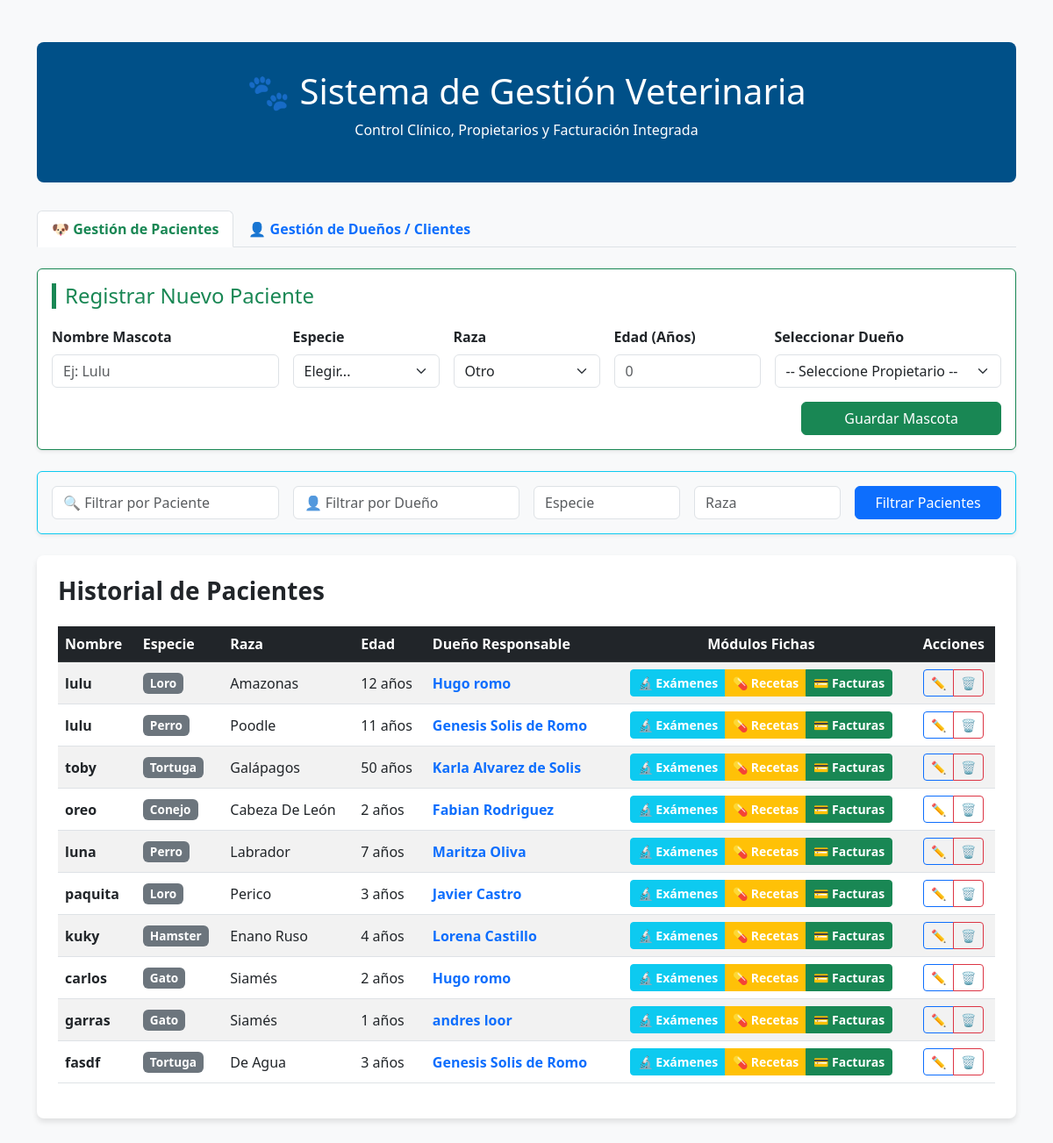
The page / on the database its author committed.
### models.py (models this page shows)
class Mascota(Base):
    __tablename__ = "mascotas"
    id = Column(Integer, primary_key=True, index=True)
    nombre = Column(String)
    especie = Column(String)
    raza = Column(String)
    edad = Column(Integer)
    dueno_id = Column(Integer, ForeignKey("duenos.id", ondelete="CASCADE"), nullable=False)
    observaciones = Column(String, default="Sin observaciones") # <-- Nuevo campo
    dueno = relationship("Dueno", back_populates="mascotas")
    examenes = relationship("Examen", back_populates="mascota", cascade="all, delete-orphan")
    recetas = relationship("Receta", back_populates="mascota", cascade="all, delete-orphan")
    facturas = relationship("Factura", back_populates="mascota", cascade="all, delete-orphan")

class Dueno(Base):
    __tablename__ = "duenos"
    id = Column(Integer, primary_key=True, index=True)
    cedula = Column(String, unique=True, index=True, nullable=False) # Única para evitar duplicados de personas
    nombre = Column(String, nullable=False)
    apellido = Column(String, nullable=False)
    direccion = Column(String, nullable=True)
    telefono = Column(String, nullable=True)
    correo = Column(String, nullable=True)
    fecha_registro = Column(DateTime, default=datetime.now)
    activo = Column(Boolean, default=True)
    mascotas = relationship("Mascota", back_populates="dueno", cascade="all, delete-orphan")
    usuario = relationship(
        "Usuario",
        primaryjoin="foreign(Dueno.cedula) == Usuario.cedula",
        back_populates="dueno",
        uselist=False
    )

### main.py (the view)
@app.get("/", response_class=HTMLResponse)
def index(
    request: Request,
    nombre: Optional[str] = None,
    nombre_dueno: Optional[str] = None,
    especie: Optional[str] = None,
    raza: Optional[str] = None,
    filtrar_cedula: Optional[str] = None,
    filtrar_apellido: Optional[str] = None,
    db: Session = Depends(get_db)
):
    query_mascotas = db.query(models.Mascota).join(models.Dueno)
    if nombre:
        query_mascotas = query_mascotas.filter(models.Mascota.nombre.ilike(f"%{nombre}%"))
    if nombre_dueno:
        query_mascotas = query_mascotas.filter(
            (models.Dueno.nombre.ilike(f"%{nombre_dueno}%")) |
            (models.Dueno.apellido.ilike(f"%{nombre_dueno}%"))
        )
    if especie:
        query_mascotas = query_mascotas.filter(models.Mascota.especie.ilike(f"%{especie}%"))
    if raza:
        query_mascotas = query_mascotas.filter(models.Mascota.raza.ilike(f"%{raza}%"))
    mascotas = query_mascotas.all()
    query_duenos = db.query(models.Dueno)
    if filtrar_cedula and filtrar_cedula.strip():
     query_duenos = query_duenos.filter(models.Dueno.cedula.ilike(f"%{filtrar_cedula.strip()}%"))
    if filtrar_apellido and filtrar_apellido.strip():
        query_duenos = query_duenos.filter(models.Dueno.apellido.ilike(f"%{filtrar_apellido.strip()}%"))
    duenos = query_duenos.all()
    return templates.TemplateResponse("index.html", {
        "request": request,
        "mascotas": mascotas,
        "duenos": duenos
    })

### templates/index.html (shortened to what this page needs)
<!DOCTYPE html>
<html lang="es">
<head>
    <link href="https://cdn.jsdelivr.net/npm/bootstrap@5.3.0/dist/css/bootstrap.min.css" rel="stylesheet">
</head>
<body>
<div class="container mt-5 mb-5">
    <div class="hero text-center">
        <h1>🐾 Sistema de Gestión Veterinaria</h1>
        <p>Control Clínico, Propietarios y Facturación Integrada</p>
    </div>
    <ul class="nav nav-tabs mb-4" id="erpTabs" role="tablist">
        <li class="nav-item" role="presentation">
            <button class="nav-link active fw-bold text-success" id="mascotas-tab" data-bs-toggle="tab" data-bs-target="#mascotas-pane" type="button" role="tab">🐶 Gestión de Pacientes</button>
        </li>
        <li class="nav-item" role="presentation">
            <button class="nav-link fw-bold text-primary" id="duenos-tab" data-bs-toggle="tab" data-bs-target="#duenos-pane" type="button" role="tab">👤 Gestión de Dueños / Clientes</button>
        </li>
    </ul>
    <div class="tab-content" id="erpTabsContent">
        <div class="tab-pane fade show active" id="mascotas-pane" role="tabpanel" aria-labelledby="mascotas-tab">
            <div class="card mb-4 border-success shadow-sm">
                <div class="card-body">
                    <h4 class="section-title text-success">Registrar Nuevo Paciente</h4>
                    <form method="post" action="/registrar/" class="row g-3">
                        <div class="col-md-3">
                            <label class="form-label fw-semibold">Nombre Mascota</label>
                            <input type="text" name="nombre" class="form-control" placeholder="Ej: Lulu" required>
                        </div>
                        <div class="col-md-2">
                            <label class="form-label fw-semibold">Especie</label>
                            <select name="especie" id="regEspecie" class="form-select" onchange="actualizarRazas(this.value, 'regRaza')" required>
                                <option value="">Elegir...</option>
                            </select>
                        </div>
                        <div class="col-md-2">
                            <label class="form-label fw-semibold">Raza</label>
                            <select name="raza" id="regRaza" class="form-select" required>
                                <option value="otro">Otro</option>
                            </select>
                        </div>
                        <div class="col-md-2">
                            <label class="form-label fw-semibold">Edad (Años)</label>
                            <input type="number" name="edad" class="form-control" placeholder="0" min="0" required>
                        </div>
                        <div class="col-md-3">
                            <label class="form-label fw-semibold">Seleccionar Dueño</label>
                            <select name="dueno_id" class="form-select" required>
                                <option value="">-- Seleccione Propietario --</option>
                            </select>
                        </div>
                        <div class="col-12 text-end">
                            <button type="submit" class="btn btn-success px-5">Guardar Mascota</button>
                        </div>
                    </form>
                </div>
            </div>
            <div class="card mb-4 border-info shadow-sm bg-light">
                <div class="card-body">
                    <form method="get" action="/" class="row g-3">
                        <div class="col-md-3"><input type="text" name="nombre" class="form-control" placeholder="🔍 Filtrar por Paciente"></div>
                        <div class="col-md-3"><input type="text" name="nombre_dueno" class="form-control" placeholder="👤 Filtrar por Dueño"></div>
                        <div class="col-md-2"><input type="text" name="especie" class="form-control" placeholder="Especie"></div>
                        <div class="col-md-2"><input type="text" name="raza" class="form-control" placeholder="Raza"></div>
                        <div class="col-md-2"><button type="submit" class="btn btn-primary w-100">Filtrar Pacientes</button></div>
                    </form>
                </div>
            </div>
            <div class="table-container">
                <h3 class="mb-4 text-dark fw-bold">Historial de Pacientes</h3>
                <table class="table table-hover table-striped align-middle">
                    <thead class="table-dark">
                        <tr>
                            <th>Nombre</th>
                            <th>Especie</th>
                            <th>Raza</th>
                            <th>Edad</th>
                            <th>Dueño Responsable</th>
                            <th class="text-center">Módulos Fichas</th>
                            <th class="text-center">Acciones</th>
                        </tr>
                    </thead>
                    <tbody>
                        {% for mascota in mascotas %}
                        <tr>
                            <td><strong class="text-dark">{{ mascota.nombre }}</strong></td>
                            <td><span class="badge bg-secondary text-capitalize badge-especie">{{ mascota.especie }}</span></td>
                            <td class="text-capitalize">{{ mascota.raza }}</td>
                            <td>{{ mascota.edad }} años</td>
                            <td><span class="text-primary fw-bold">{{ mascota.dueno.nombre }} {{ mascota.dueno.apellido }}</span></td>
                            <td class="text-center">
                                <div class="btn-group btn-group-sm" role="group">
                                    <a href="/mascota/{{ mascota.id }}/examenes" class="btn btn-info text-white fw-semibold">🔬 Exámenes</a>
                                    <a href="/mascota/{{ mascota.id }}/recetas" class="btn btn-warning text-white fw-semibold">💊 Recetas</a>
                                    <a href="/mascota/{{ mascota.id }}/facturas" class="btn btn-success text-white fw-semibold">💳 Facturas</a>
                                </div>
                            </td>
                            <td class="text-center">
                                <div class="btn-group btn-group-sm" role="group">
                                    <button type="button" class="btn btn-outline-primary btn-editar-mascota" title="Editar Mascota"
                                            data-id="{{ mascota.id }}"
                                            data-nombre="{{ mascota.nombre }}"
                                            data-especie="{{ mascota.especie }}"
                                            data-raza="{{ mascota.raza }}"
                                            data-edad="{{ mascota.edad }}"
                                            data-dueno="{{ mascota.dueno_id }}"
                                            data-observaciones="{{ mascota.observaciones or '' }}">
                                        ✏️
                                    </button>
                                    <button type="button" class="btn btn-outline-danger" title="Eliminar Mascota"
                                            onclick="eliminarMascota('{{ mascota.id }}', '{{ mascota.nombre }}')">
                                        🗑️
                                    </button>
                                </div>
                            </td>
                        </tr>
                        {% else %}
                        <tr><td colspan="7" class="text-center text-muted py-4">No hay mascotas registradas en este momento.</td></tr>
                        {% endfor %}
                    </tbody>
                </table>
            </div>
        </div>
    </div>
</div>
</body>
</html>

### templates/index.html (style rules this page uses)
body { background-color: #f8f9fa; }
.hero { background-color: #005088; color: white; padding: 2rem; border-radius: 0.5rem; margin-bottom: 2rem; }
.table-container { background: white; padding: 1.5rem; border-radius: 0.5rem; box-shadow: 0 4px 6px rgba(0,0,0,0.1); }
.section-title { border-left: 5px solid #198754; padding-left: 10px; margin-bottom: 20px; }
.badge-especie { font-size: 0.85em; padding: 0.4em 0.6em; }

### rows shown on the page
Mascota: nombre "lulu", especie "Loro", raza "Amazonas", edad "12", dueno.nombre "Hugo", dueno.apellido "romo"
Mascota: nombre "lulu", especie "Perro", raza "Poodle", edad "11", dueno.nombre "Genesis", dueno.apellido "Solis de Romo"
Mascota: nombre "toby", especie "Tortuga", raza "Galápagos", edad "50", dueno.nombre "Karla", dueno.apellido "Alvarez de Solis"
Mascota: nombre "oreo", especie "Conejo", raza "Cabeza De León", edad "2", dueno.nombre "Fabian", dueno.apellido "Rodriguez"
Mascota: nombre "luna", especie "Perro", raza "Labrador", edad "7", dueno.nombre "Maritza", dueno.apellido "Oliva"
Mascota: nombre "paquita", especie "Loro", raza "Perico", edad "3", dueno.nombre "Javier", dueno.apellido "Castro"
Mascota: nombre "kuky", especie "Hamster", raza "Enano Ruso", edad "4", dueno.nombre "Lorena", dueno.apellido "Castillo"
Mascota: nombre "carlos", especie "Gato", raza "Siamés", edad "2", dueno.nombre "Hugo", dueno.apellido "romo"
Mascota: nombre "garras", especie "Gato", raza "Siamés", edad "1", dueno.nombre "andres", dueno.apellido "loor"
Mascota: nombre "fasdf", especie "Tortuga", raza "De Agua", edad "3", dueno.nombre "Genesis", dueno.apellido "Solis de Romo"
